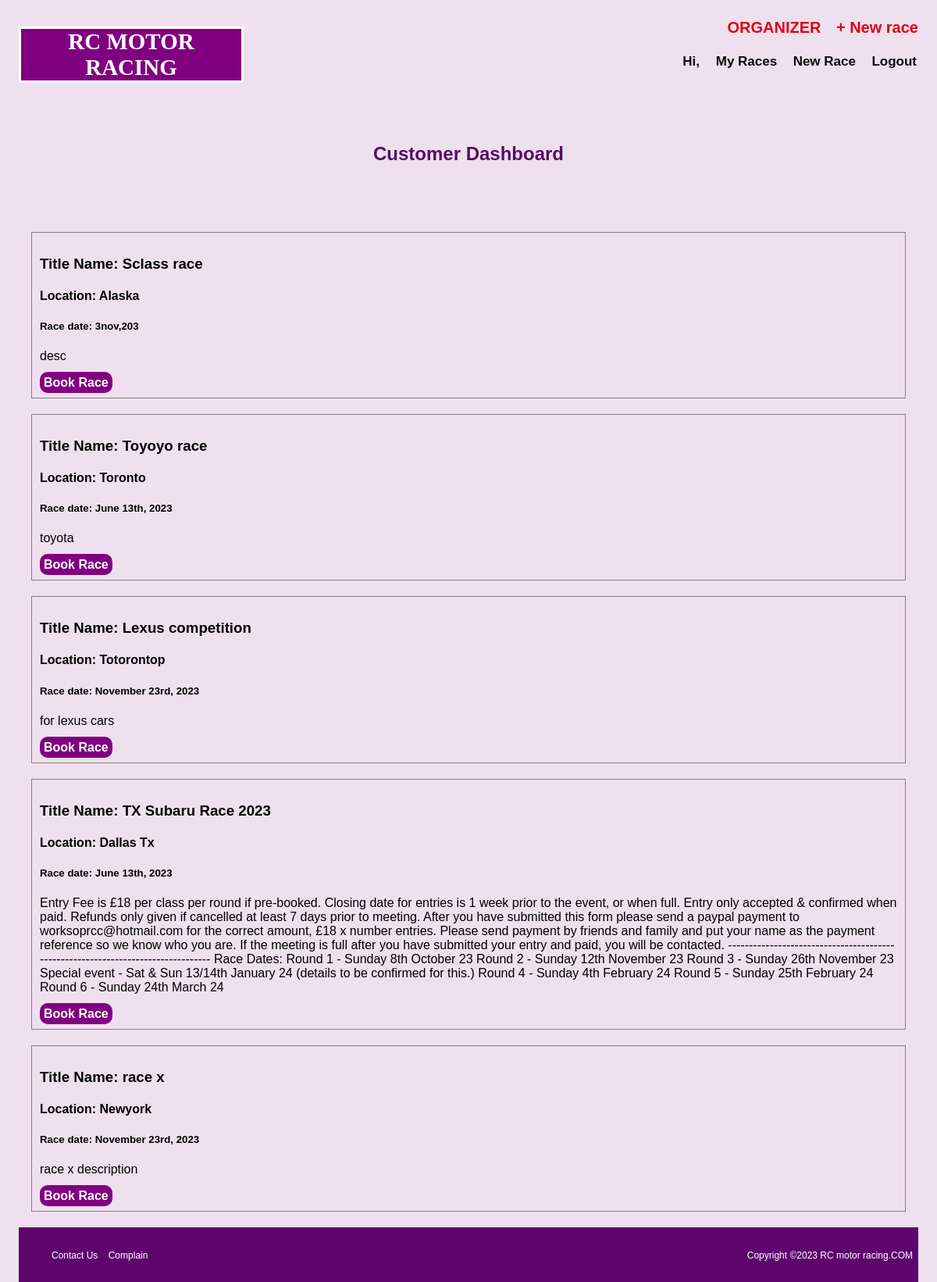
Page /cust-dash.php on the committed database.
### tables this page shows
CREATE TABLE `races` (
  `race_id` int(50) NOT NULL,
  `race_tile` varchar(200) NOT NULL,
  `city` varchar(150) NOT NULL,
  `race_cat` varchar(200) NOT NULL,
  `race_des` text NOT NULL,
  `sys_date` datetime NOT NULL,
  `user_id` int(50) NOT NULL,
  `status` varchar(69) NOT NULL
);

### inc/config.php (called while the page is built, shortened)
<?php session_start();
function getBookingData($id,$user_id) {
    try {
        $conn = new PDO("mysql:host=" . DB_HOST . ";dbname=" . DB . "", DB_USER, DB_PASS);
        $conn->setAttribute(PDO::ATTR_ERRMODE, PDO::ERRMODE_EXCEPTION);
        $sql = "SELECT * FROM race_app WHERE  race_id=:race_id AND user_id=:user_id";
        $q = $conn->prepare($sql);
        $q->execute(array(':race_id' => $id,':user_id' => $user_id));
        $data = $q->fetch(PDO::FETCH_ASSOC);
        return $data;
    } catch (PDOException $e) {
        echo "Error: " . $e->getMessage();
        return false;
    }
}

### cust-dash.php (the view, shortened to what this page needs)
<?php include 'inc/config.php'; ?><!DOCTYPE html>
<html lang="en">
<head>
  <link rel="stylesheet" href="assets/css.css?v=1">
</head>
<body>
<div class="container">
  <div class="">
<?php include 'inc/sys_nav.php'; ?>
<main class="">
  <section class="h_banner_1 text_center section_padding ">
    <h1 class="main_tit">  Customer  Dashboard</h1>
  </section>
<section class="container ">
  <?php
  try {
      $con = new PDO("mysql:host=" . DB_HOST . ";dbname=" . DB . "", DB_USER, DB_PASS);
      $con->setAttribute(PDO::ATTR_ERRMODE, PDO::ERRMODE_EXCEPTION);
  } catch (PDOException $e) {
      die($e->getMessage());
  }
  try {
      $query = $con->prepare("SELECT * FROM races ORDER BY race_id DESC");
      $query->execute();
      if ($query->rowCount()) {
  while ($data = $query->fetch(PDO::FETCH_ASSOC)) {
              ?>
  <div class="full_row race_row">
  <div class=" race_des">
    <?php
$loggedUser=$_SESSION['user_id_thy'];
     ?>
    <h3>Title Name: <?=$data['race_tile'];?></h3>
    <h4>Location: <?=$data['city'];?></h4>
    <h5>Race date: <?=$data['race_cat'];?></h5>
  <p>
  <?=$data['race_des'];
?>
    </p>
    <?php
  $getBookingData=getBookingData($data['race_id'],$loggedUser);
     if(empty($getBookingData)){?>
    <a href="book_now.php?i=<?=$data['race_id'];?>" class="race_btn_a" style="padding: 5px !important;font-size: 16px !important;background: purple !important;">Book Race</a>
  <?php }else{?>
<a href="#" class="race_btn_a" style="padding: 5px !important;font-size: 16px !important;background: blue !important;">Booked</a>
  <?php } ?>
    </div>
  </div>
  <?php
                            }
                        }
                    } catch (Exception $e) {
                        $die($e->getMessage());
                    }
                    ?>
  </section>
  </main>
  <?php include 'inc/footer.php'; ?>
  </div>
</body>
</html>

### assets/css.css (style rules this page uses)
body { font-family: Arial, Helvetica, sans-serif !important; background: #8000801f; }
.main_tit { color: #560E64; }
.race_row { border: solid 1px gray; padding: 10px; margin-bottom: 20px; }
.container { width: 90%; margin: 0px auto; }
.full_row { width: 100%; float: left; display: block; }
.section_padding { padding-top: 50px; padding-bottom: 50px; }
.text_center { text-align: center; }
main { float: left; display: block; width: 100%; }
.race_btn_a { color: white !important; font-weight: bold !important; font-size: 26px !important; text-decoration: none; border-radius: 10px !important; padding: 10px !important; }
* { box-sizing: border-box }
.container { padding: 16px; }
@media only screen
  and (min-device-width: 768px)
  and (max-device-width: 1024px)
  and (-webkit-min-device-pixel-ratio: 1) { .container { width: 100% !important; } }
@media only screen
  and (min-device-width: 768px)
  and (max-device-width: 1024px)
  and (-webkit-min-device-pixel-ratio: 1) { .race_btn_a { font-size: 20px !important; } }

### rows in the picture
races: race_tile "Sclass race", city "Alaska", race_cat "3nov,203", race_des "desc"
races: race_tile "Toyoyo race", city "Toronto", race_cat "June 13th, 2023", race_des "toyota"
races: race_tile "Lexus competition", city "Totorontop", race_cat "November 23rd, 2023", race_des "for lexus cars"
races: race_tile "TX Subaru Race 2023", city "Dallas Tx", race_cat "June 13th, 2023", race_des "Entry Fee is £18 per class per round if pre-booked. Closing date for entries is 1 week prior to the event, or when full. Entry only accepted & confirmed when paid. Refunds only given if cancelled at least 7 days prior to meeting. After you have submitted this form please send a paypal payment to worksoprcc@hotmail.com for the correct amount, £18 x number entries. Please send payment by friends and family and put your name as the payment reference so we know who you are. If the meeting is full after you have submitted your entry and paid, you will be contacted. --------------------------------------------------------------------------------- Race Dates: Round 1 - Sunday 8th October 23 Round…"
races: race_tile "race x", city "Newyork", race_cat "November 23rd, 2023", race_des "race x description"
